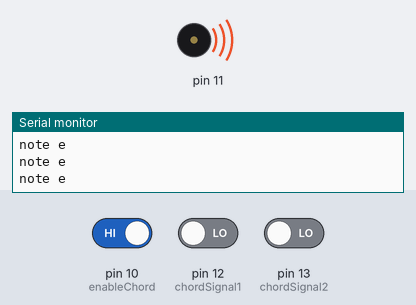
Recording of a sketch running on a simulated Arduino Uno, built with avr-gcc and run on an emulated ATmega328P. Shown: buzzer (waves = sounding), the last lines printed to the serial monitor. The test bench sets the inputs (shaded band); at power-on: pin 10 (enableChord) HIGH, pin 12 (chordSignal1) LOW, pin 13 (chordSignal2) LOW.

Above: at 1.2 s.
1.3 s: pin 10 (enableChord) driven LOW
At 2.5 s:
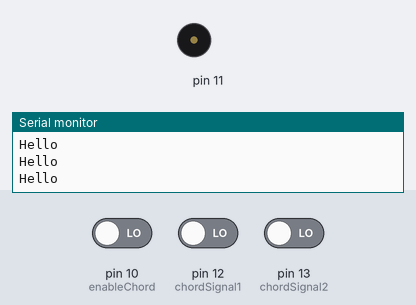
2.8 s: pin 10 (enableChord) driven HIGH
At 3.3 s:
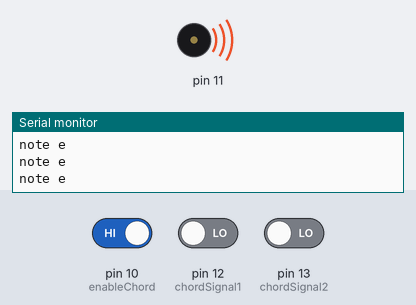
5.8 s: pin 12 (chordSignal1) driven HIGH
At 6.9 s:
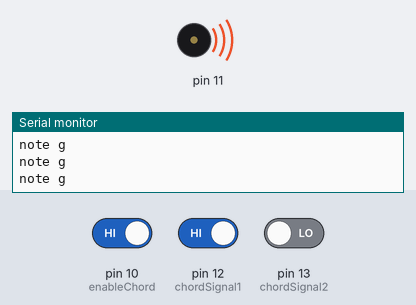
7.7 s: pin 13 (chordSignal2) driven HIGH
At 8.4 s:
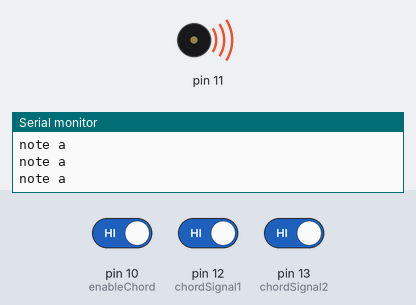
9.6 s: pin 12 (chordSignal1) driven LOW
At 10.9 s:
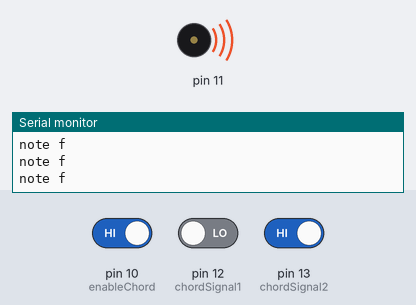
Timing chart, 0 to 12.5 s (numbered marks = the images above; inputs shaded):
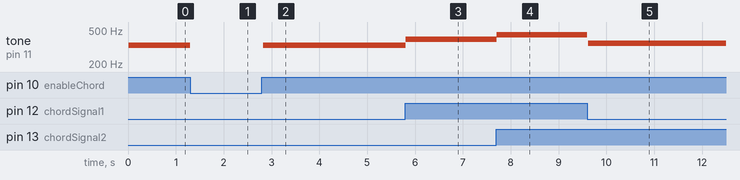

Measured:
- after the input at 1.3 s, tone on pin 11: 330 Hz → silent at once
- after the input at 2.8 s, tone on pin 11: silent → 330 Hz at once
- after the input at 5.8 s, tone on pin 11: 330 Hz → 392 Hz at once
- after the input at 7.7 s, tone on pin 11: 392 Hz → 440 Hz at once
- after the input at 9.6 s, tone on pin 11: 440 Hz → silent at once, → 349 Hz 0.02 s later

The sketch:

chords2.ino
```cpp
#include"pitches.h"

const int enableChord = 10; //Reads from Arduino 1 pin A1
const int chordSignal1 = 12; //Reads from Arduino 1 pin A3
const int chordSignal2 = 13; //Reads from Arduino 1 pin A2

void setup() {
  pinMode(chordSignal1, INPUT);
  pinMode(chordSignal2, INPUT);
  Serial.begin(9600);
}

void loop () {
  noTone(11);
  delay(20);
  while(digitalRead(enableChord) == HIGH && (digitalRead(chordSignal1) == LOW) && (digitalRead(chordSignal2) == LOW)){
    tone(11, NOTE_E4);
    Serial.println("note e");
  }
  while((digitalRead(enableChord) == HIGH && digitalRead(chordSignal1) == LOW) && (digitalRead(chordSignal2) == HIGH)){
    tone(11, NOTE_F4);
    Serial.println("note f");
  }
  while((digitalRead(enableChord) == HIGH && digitalRead(chordSignal1) == HIGH) && (digitalRead(chordSignal2) == LOW)){
    tone(11, NOTE_G4);
    Serial.println("note g");
  }
  while((digitalRead(enableChord) == HIGH && digitalRead(chordSignal1) == HIGH) && (digitalRead(chordSignal2) == HIGH)){
    tone(11, NOTE_A4);
    Serial.println("note a");
  }
  if((digitalRead(enableChord) == LOW )){
    noTone(11);
    delay(20);
    Serial.println("Hello");
  }
}
```

pitches.h
```cpp
#define NOTE_B0  31
#define NOTE_C1  33
#define NOTE_CS1 35
#define NOTE_D1  37
#define NOTE_DS1 39
#define NOTE_E1  41
#define NOTE_F1  44
#define NOTE_FS1 46
#define NOTE_G1  49
#define NOTE_GS1 52
#define NOTE_A1  55
#define NOTE_AS1 58
#define NOTE_B1  62
#define NOTE_C2  65
#define NOTE_CS2 69
#define NOTE_D2  73
#define NOTE_DS2 78
#define NOTE_E2  82
#define NOTE_F2  87
#define NOTE_FS2 93
#define NOTE_G2  98
#define NOTE_GS2 104
#define NOTE_A2  110
#define NOTE_AS2 117
#define NOTE_B2  123
#define NOTE_C3  131
#define NOTE_CS3 139
#define NOTE_D3  147
#define NOTE_DS3 156
#define NOTE_E3  165
#define NOTE_F3  175
#define NOTE_FS3 185
#define NOTE_G3  196
#define NOTE_GS3 208
#define NOTE_A3  220
#define NOTE_AS3 233
#define NOTE_B3  247
#define NOTE_C4  262
#define NOTE_CS4 277
#define NOTE_D4  294
#define NOTE_DS4 311
#define NOTE_E4  330
#define NOTE_F4  349
#define NOTE_FS4 370
#define NOTE_G4  392
#define NOTE_GS4 415
#define NOTE_A4  440
#define NOTE_AS4 466
#define NOTE_B4  494
#define NOTE_C5  523
#define NOTE_CS5 554
#define NOTE_D5  587
#define NOTE_DS5 622
#define NOTE_E5  659
#define NOTE_F5  698
#define NOTE_FS5 740
#define NOTE_G5  784
#define NOTE_GS5 831
#define NOTE_A5  880
#define NOTE_AS5 932
#define NOTE_B5  988
#define NOTE_C6  1047
#define NOTE_CS6 1109
#define NOTE_D6  1175
#define NOTE_DS6 1245
#define NOTE_E6  1319
#define NOTE_F6  1397
#define NOTE_FS6 1480
#define NOTE_G6  1568
#define NOTE_GS6 1661
#define NOTE_A6  1760
#define NOTE_AS6 1865
#define NOTE_B6  1976
#define NOTE_C7  2093
#define NOTE_CS7 2217
#define NOTE_D7  2349
#define NOTE_DS7 2489
#define NOTE_E7  2637
#define NOTE_F7  2794
#define NOTE_FS7 2960
#define NOTE_G7  3136
#define NOTE_GS7 3322
#define NOTE_A7  3520
#define NOTE_AS7 3729
#define NOTE_B7  3951
#define NOTE_C8  4186
#define NOTE_CS8 4435
#define NOTE_D8  4699
#define NOTE_DS8 4978
#define END -1
```
